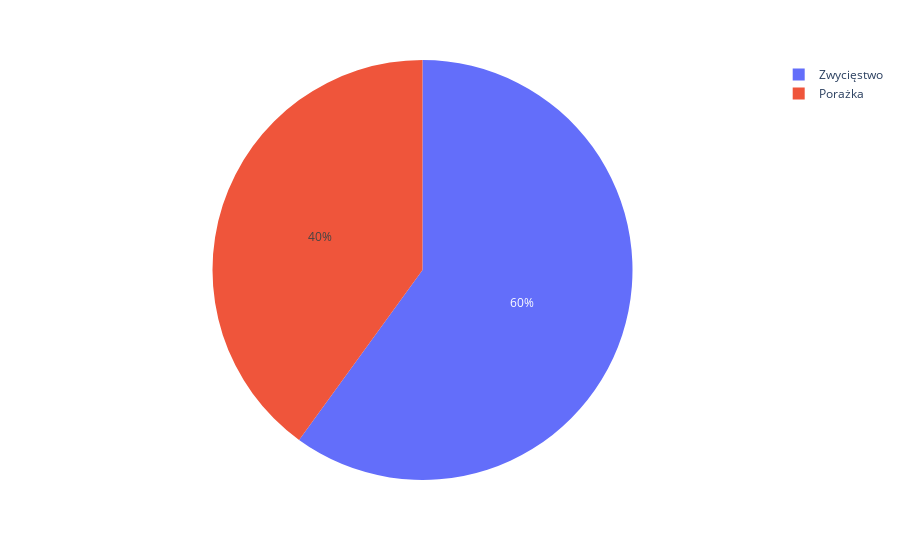

Write notebook code for a chart like this one.
### Code cell
import plotly.express as px

obliczenia = podsumowanie.groupby(['Zwyciestwo_lub_porazka'])['Seria'].count().to_frame().reset_index()
obliczenia
px.pie(obliczenia, values = 'Seria' , names = 'Zwyciestwo_lub_porazka')

### Figure 1 — Plotly figure (JSON) as saved in the notebook; plotly's stock layout.template omitted (floating-point values rounded to 4 significant figures)
{"data": [{"domain": {"x": [0, 1], "y": [0, 1]}, "hovertemplate": "Zwyciestwo_lub_porazka=%{label}<br>Seria=%{value}<extra></extra>", "labels": ["Porażka", "Zwycięstwo"], "legendgroup": "", "name": "", "showlegend": true, "type": "pie", "values": [40, 60]}], "layout": {"autosize": true, "legend": {"tracegroupgap": 0}, "margin": {"t": 60}}}
